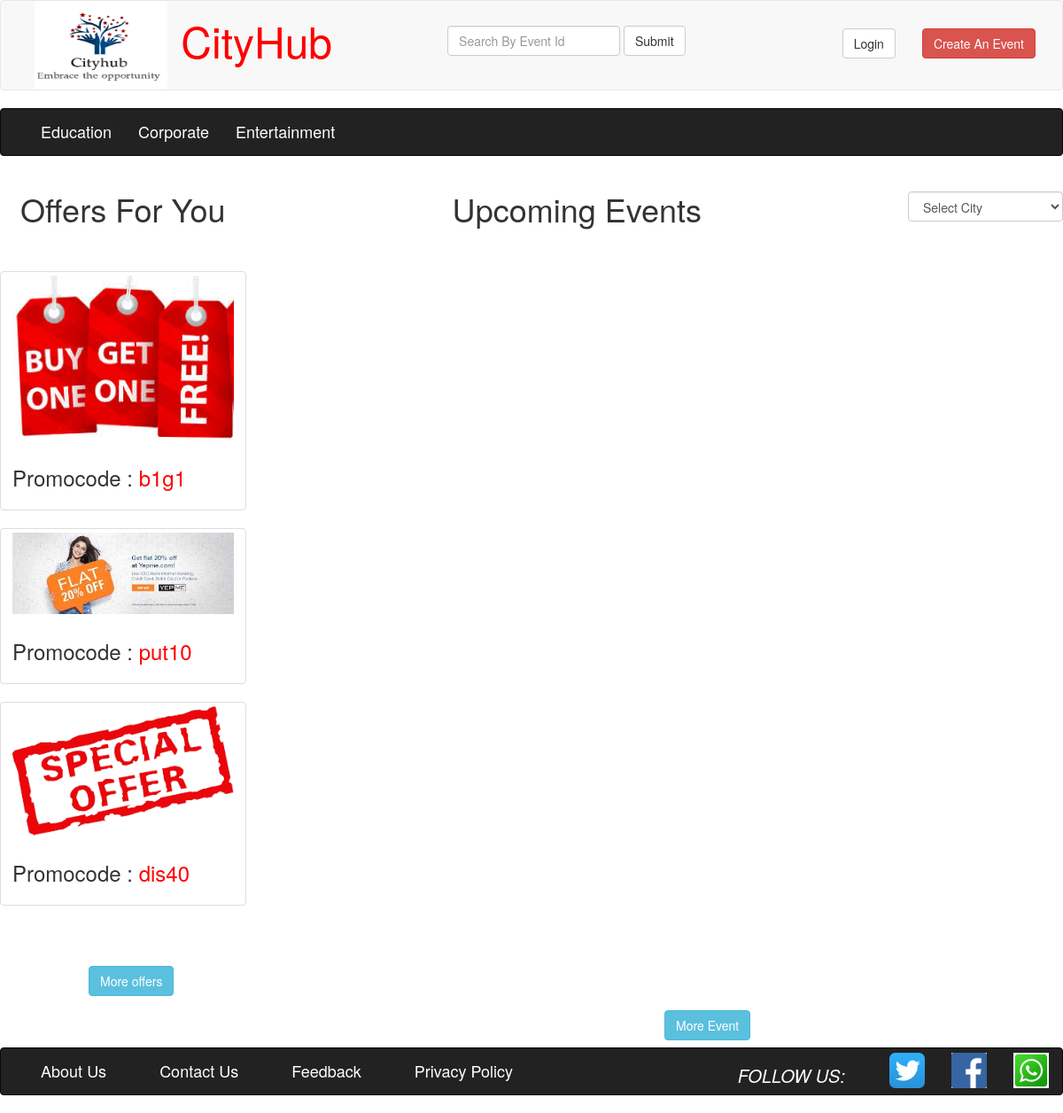
The app's page /moreevent.php with its own data.
### tables this page shows
CREATE TABLE IF NOT EXISTS `cat_tbl` (
  `pk_cat_id` int(11) NOT NULL AUTO_INCREMENT,
  `cat_name` char(20) NOT NULL,
  `flag` varchar(50) NOT NULL,
  PRIMARY KEY (`pk_cat_id`)
);

CREATE TABLE IF NOT EXISTS `offer_tbl` (
  `pk_offer_id` int(11) NOT NULL AUTO_INCREMENT,
  `fk_email_id` varchar(50) DEFAULT NULL,
  `offer_price` int(11) DEFAULT NULL,
  `offer_promocode` varchar(10) DEFAULT NULL,
  `offer_photo` varchar(200) NOT NULL,
  `fk_event_id` int(11) DEFAULT NULL,
  `offer_name` varchar(20) NOT NULL,
  PRIMARY KEY (`pk_offer_id`)
);

### database.php (called while the page is built, shortened)
<?php
class Database
{
	private static $host='localhost';
	private static $uname='root';
	private static $pwd='';
	private static $con=NULL;
	public static function connect()
	{
		self::$con=mysql_connect(self::$host,self::$uname,self::$pwd);
		return self::$con;
	}
	public function catdis()
	{
		$con=database::connect();
		$res=mysql_query("select * from cat_tbl where flag=1",$con);
		return $res;
	}
	public function offerdis()
	{
		$con=database::connect();
		$res=mysql_query("select * from offer_tbl",$con);
		return $res;
	}
}
?>

### moreevent.php (the view, shortened to what this page needs)
<?php
require 'database.php';
?>
<!DOCTYPE html>
<html>
<head>
<link href="Content/bootstrap.css" rel="stylesheet"/>
</head>
<body>
<div class="row">
<div class="col-md-12 col-sm-12">
<?php
if(isset($_SESSION["email"]))
{
	require 'headerwithlogin.php';
}
else
{
	require 'header.php';
}
?>
</div>
</div>
<div class="row">
<div class="col-md-12 col-sm-12">
<?php
require 'catheader.php';
?>
</div>
</div>
<div class="row">
<div class="col-md-3 col-sm-3">
<center><h1>Offers For You</h1></center>
</div>
<div class="col-md-7 col-sm-7">
<center><h1>Upcoming Events</h1></center>
</div>
<div class="col-md-2 col-sm=2" style="margin-top:20px">
<form action="#" method="post">
		<select name="txtcity" class="form-control" onChange="window.location='search.php?id='+this.value">
		<option >Select City</option>
								<?php
									$obj=new database();
								?>
					</select>
					</form>
</div>
</div>
<div class="row">
<div class="col-md-3 col-sm-3">
<?php
	$cnt=1;
	$res=$obj->offerdis();
	while($row=mysql_fetch_assoc($res))
	{
		if($cnt>3)
		{
				break;
		}
		echo '
    <div class="thumbnail">
      <img src="'.$row["offer_photo"].'" height="100" width="250">
      <div class="caption">
        <h3>Promocode :<font color="red"> '.$row["offer_promocode"].'</font></h3>
      </div>
    </div>
  ';
  $cnt=$cnt+1;
	}
	?>
	<a href="moreoffer.php" style="margin-left:100px"><button type="button" class="btn btn-info navbar-btn">More offers</button></a>
</div>
<div class="col-md-9 col-sm-9">
</div>
</div>
<div class="row">
<div class="col-md-12 col-sm-12">
<a href="moreevent.php" style="margin-left:750px"><button type="button" class="btn btn-info navbar-btn">More Event</button></a>
</div>
</div>
<div class="row">
<div class="col-md-12 col-sm-12">
<?php
require 'footer.php';
?>
</div>
</div>
</body>
</html>

### catheader.php (shortened to what this page needs)
<nav class="navbar navbar-inverse ">
  <div class="container-fluid">
	<div class="collapse navbar-collapse" id="bs-example-navbar-collapse-3">
	<ul class="nav navbar-nav">
	<?php
		$obj=new database();
		$res=$obj->catdis();
		while($row=mysql_fetch_assoc($res))
		{
			echo '<li><a href="catdis.php?id='.$row["pk_cat_id"].'"><font size="4" color="white">'.$row["cat_name"].'</font></a></li>';
		}
	?>
	</ul>
    </div>
  </div>
</nav>

### records on screen
cat_tbl: cat_name "Education"
cat_tbl: cat_name "Corporate"
cat_tbl: cat_name "Entertainment"
offer_tbl: offer_photo (picture), offer_promocode "b1g1"
offer_tbl: offer_photo (picture), offer_promocode "put10"
offer_tbl: offer_photo (picture), offer_promocode "dis40"
